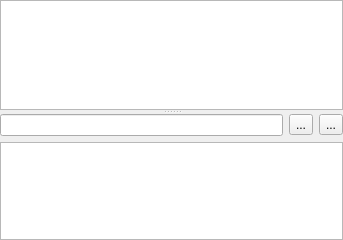
<?xml version="1.0" encoding="UTF-8"?>
<ui version="4.0">
 <class>DesktopNotes</class>
 <widget class="QWidget" name="DesktopNotes">
  <property name="geometry">
   <rect>
    <x>0</x>
    <y>0</y>
    <width>343</width>
    <height>240</height>
   </rect>
  </property>
  <property name="windowTitle">
   <string>DesktopNotes</string>
  </property>
  <layout class="QVBoxLayout" name="verticalLayout_2">
   <property name="spacing">
    <number>0</number>
   </property>
   <property name="leftMargin">
    <number>0</number>
   </property>
   <property name="topMargin">
    <number>0</number>
   </property>
   <property name="rightMargin">
    <number>0</number>
   </property>
   <property name="bottomMargin">
    <number>0</number>
   </property>
   <item>
    <widget class="QSplitter" name="splitter">
     <property name="orientation">
      <enum>Qt::Vertical</enum>
     </property>
     <widget class="QListWidget" name="notesList"/>
     <widget class="QWidget" name="layoutWidget">
      <layout class="QVBoxLayout" name="verticalLayout">
       <item>
        <layout class="QHBoxLayout" name="horizontalLayout">
         <item>
          <widget class="QLineEdit" name="titleEdit"/>
         </item>
         <item>
          <widget class="QToolButton" name="createButton">
           <property name="text">
            <string>...</string>
           </property>
          </widget>
         </item>
         <item>
          <widget class="QToolButton" name="deleteButton">
           <property name="text">
            <string>...</string>
           </property>
          </widget>
         </item>
        </layout>
       </item>
       <item>
        <widget class="QTextEdit" name="noteEdit">
         <property name="sizePolicy">
          <sizepolicy hsizetype="Expanding" vsizetype="Preferred">
           <horstretch>0</horstretch>
           <verstretch>0</verstretch>
          </sizepolicy>
         </property>
        </widget>
       </item>
      </layout>
     </widget>
    </widget>
   </item>
  </layout>
 </widget>
 <resources/>
 <connections/>
</ui>
